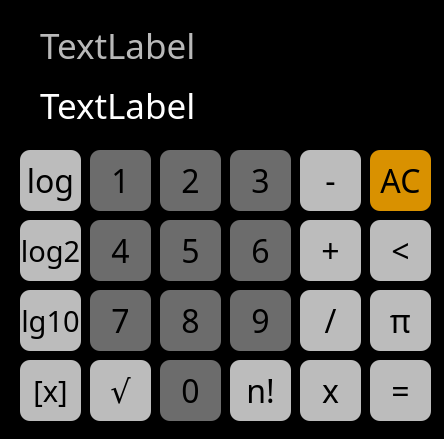
<?xml version="1.0" encoding="UTF-8"?>
<ui version="4.0">
 <class>Calculator</class>
 <widget class="QMainWindow" name="Calculator">
  <property name="geometry">
   <rect>
    <x>0</x>
    <y>0</y>
    <width>444</width>
    <height>439</height>
   </rect>
  </property>
  <property name="windowTitle">
   <string>Home calculator</string>
  </property>
  <property name="styleSheet">
   <string notr="true">background-color: rgb(0, 0, 0);</string>
  </property>
  <widget class="QWidget" name="centralwidget">
   <widget class="QPushButton" name="log2">
    <property name="geometry">
     <rect>
      <x>20</x>
      <y>220</y>
      <width>61</width>
      <height>61</height>
     </rect>
    </property>
    <property name="font">
     <font>
      <family>Sitka Small</family>
      <pointsize>22</pointsize>
      <weight>50</weight>
      <bold>false</bold>
     </font>
    </property>
    <property name="styleSheet">
     <string notr="true">border-radius:10px;
background-color: rgb(188, 188, 188);</string>
    </property>
    <property name="text">
     <string>log2</string>
    </property>
   </widget>
   <widget class="QPushButton" name="one">
    <property name="geometry">
     <rect>
      <x>90</x>
      <y>150</y>
      <width>61</width>
      <height>61</height>
     </rect>
    </property>
    <property name="font">
     <font>
      <family>Sitka Small</family>
      <pointsize>24</pointsize>
      <weight>50</weight>
      <bold>false</bold>
     </font>
    </property>
    <property name="styleSheet">
     <string notr="true">border-radius:10px;
background-color: rgb(108, 108, 108);</string>
    </property>
    <property name="text">
     <string>1</string>
    </property>
   </widget>
   <widget class="QPushButton" name="plus">
    <property name="geometry">
     <rect>
      <x>300</x>
      <y>220</y>
      <width>61</width>
      <height>61</height>
     </rect>
    </property>
    <property name="font">
     <font>
      <family>Sitka Small</family>
      <pointsize>24</pointsize>
      <weight>50</weight>
      <bold>false</bold>
     </font>
    </property>
    <property name="styleSheet">
     <string notr="true">border-radius:10px;
background-color: rgb(188, 188, 188);</string>
    </property>
    <property name="text">
     <string>+</string>
    </property>
   </widget>
   <widget class="QPushButton" name="divide">
    <property name="geometry">
     <rect>
      <x>300</x>
      <y>290</y>
      <width>61</width>
      <height>61</height>
     </rect>
    </property>
    <property name="font">
     <font>
      <family>Sitka Small</family>
      <pointsize>24</pointsize>
      <weight>50</weight>
      <bold>false</bold>
     </font>
    </property>
    <property name="styleSheet">
     <string notr="true">border-radius:10px;
background-color: rgb(188, 188, 188);</string>
    </property>
    <property name="text">
     <string>/</string>
    </property>
   </widget>
   <widget class="QPushButton" name="multiply">
    <property name="geometry">
     <rect>
      <x>300</x>
      <y>360</y>
      <width>61</width>
      <height>61</height>
     </rect>
    </property>
    <property name="font">
     <font>
      <family>Sitka Small</family>
      <pointsize>24</pointsize>
      <weight>50</weight>
      <bold>false</bold>
     </font>
    </property>
    <property name="styleSheet">
     <string notr="true">border-radius:10px;
background-color: rgb(188, 188, 188);</string>
    </property>
    <property name="text">
     <string>x</string>
    </property>
   </widget>
   <widget class="QPushButton" name="factorial">
    <property name="geometry">
     <rect>
      <x>230</x>
      <y>360</y>
      <width>61</width>
      <height>61</height>
     </rect>
    </property>
    <property name="font">
     <font>
      <family>Sitka Small</family>
      <pointsize>24</pointsize>
      <weight>50</weight>
      <bold>false</bold>
     </font>
    </property>
    <property name="styleSheet">
     <string notr="true">border-radius:10px;
background-color: rgb(188, 188, 188);</string>
    </property>
    <property name="text">
     <string>n!</string>
    </property>
   </widget>
   <widget class="QPushButton" name="root">
    <property name="geometry">
     <rect>
      <x>90</x>
      <y>360</y>
      <width>61</width>
      <height>61</height>
     </rect>
    </property>
    <property name="font">
     <font>
      <family>Sitka Small</family>
      <pointsize>24</pointsize>
      <weight>50</weight>
      <bold>false</bold>
     </font>
    </property>
    <property name="styleSheet">
     <string notr="true">border-radius:10px;
background-color: rgb(188, 188, 188);</string>
    </property>
    <property name="text">
     <string>√</string>
    </property>
   </widget>
   <widget class="QPushButton" name="lg10">
    <property name="geometry">
     <rect>
      <x>20</x>
      <y>290</y>
      <width>61</width>
      <height>61</height>
     </rect>
    </property>
    <property name="font">
     <font>
      <family>Sitka Small</family>
      <pointsize>22</pointsize>
      <weight>50</weight>
      <bold>false</bold>
     </font>
    </property>
    <property name="styleSheet">
     <string notr="true">border-radius:10px;
background-color: rgb(188, 188, 188);</string>
    </property>
    <property name="text">
     <string>lg10</string>
    </property>
   </widget>
   <widget class="QPushButton" name="fabs">
    <property name="geometry">
     <rect>
      <x>20</x>
      <y>360</y>
      <width>61</width>
      <height>61</height>
     </rect>
    </property>
    <property name="font">
     <font>
      <family>Sitka Small</family>
      <pointsize>22</pointsize>
      <weight>50</weight>
      <bold>false</bold>
     </font>
    </property>
    <property name="styleSheet">
     <string notr="true">border-radius:10px;
background-color: rgb(188, 188, 188);</string>
    </property>
    <property name="text">
     <string>[x]</string>
    </property>
   </widget>
   <widget class="QPushButton" name="minus">
    <property name="geometry">
     <rect>
      <x>300</x>
      <y>150</y>
      <width>61</width>
      <height>61</height>
     </rect>
    </property>
    <property name="font">
     <font>
      <family>Sitka Small</family>
      <pointsize>24</pointsize>
      <weight>50</weight>
      <bold>false</bold>
     </font>
    </property>
    <property name="styleSheet">
     <string notr="true">border-radius:10px;
background-color: rgb(188, 188, 188);</string>
    </property>
    <property name="text">
     <string>-</string>
    </property>
   </widget>
   <widget class="QPushButton" name="log">
    <property name="geometry">
     <rect>
      <x>20</x>
      <y>150</y>
      <width>61</width>
      <height>61</height>
     </rect>
    </property>
    <property name="font">
     <font>
      <family>Sitka Small</family>
      <pointsize>24</pointsize>
      <weight>50</weight>
      <bold>false</bold>
     </font>
    </property>
    <property name="styleSheet">
     <string notr="true">border-radius:10px;
background-color: rgb(188, 188, 188);</string>
    </property>
    <property name="text">
     <string>log</string>
    </property>
   </widget>
   <widget class="QPushButton" name="two">
    <property name="geometry">
     <rect>
      <x>160</x>
      <y>150</y>
      <width>61</width>
      <height>61</height>
     </rect>
    </property>
    <property name="font">
     <font>
      <family>Sitka Small</family>
      <pointsize>24</pointsize>
      <weight>50</weight>
      <bold>false</bold>
     </font>
    </property>
    <property name="styleSheet">
     <string notr="true">border-radius:10px;
background-color: rgb(108, 108, 108);</string>
    </property>
    <property name="text">
     <string>2</string>
    </property>
   </widget>
   <widget class="QPushButton" name="three">
    <property name="geometry">
     <rect>
      <x>230</x>
      <y>150</y>
      <width>61</width>
      <height>61</height>
     </rect>
    </property>
    <property name="font">
     <font>
      <family>Sitka Small</family>
      <pointsize>24</pointsize>
      <weight>50</weight>
      <bold>false</bold>
     </font>
    </property>
    <property name="styleSheet">
     <string notr="true">border-radius:10px;
background-color: rgb(108, 108, 108);</string>
    </property>
    <property name="text">
     <string>3</string>
    </property>
   </widget>
   <widget class="QPushButton" name="six">
    <property name="geometry">
     <rect>
      <x>230</x>
      <y>220</y>
      <width>61</width>
      <height>61</height>
     </rect>
    </property>
    <property name="font">
     <font>
      <family>Sitka Small</family>
      <pointsize>24</pointsize>
      <weight>50</weight>
      <bold>false</bold>
     </font>
    </property>
    <property name="styleSheet">
     <string notr="true">border-radius:10px;
background-color: rgb(108, 108, 108);</string>
    </property>
    <property name="text">
     <string>6</string>
    </property>
   </widget>
   <widget class="QPushButton" name="seven">
    <property name="geometry">
     <rect>
      <x>90</x>
      <y>290</y>
      <width>61</width>
      <height>61</height>
     </rect>
    </property>
    <property name="font">
     <font>
      <family>Sitka Small</family>
      <pointsize>24</pointsize>
      <weight>50</weight>
      <bold>false</bold>
     </font>
    </property>
    <property name="styleSheet">
     <string notr="true">border-radius:10px;
background-color: rgb(108, 108, 108);</string>
    </property>
    <property name="text">
     <string>7</string>
    </property>
   </widget>
   <widget class="QPushButton" name="zero">
    <property name="geometry">
     <rect>
      <x>160</x>
      <y>360</y>
      <width>61</width>
      <height>61</height>
     </rect>
    </property>
    <property name="font">
     <font>
      <family>Sitka Small</family>
      <pointsize>24</pointsize>
      <weight>50</weight>
      <bold>false</bold>
     </font>
    </property>
    <property name="styleSheet">
     <string notr="true">border-radius:10px;
background-color: rgb(108, 108, 108);</string>
    </property>
    <property name="text">
     <string>0</string>
    </property>
   </widget>
   <widget class="QPushButton" name="eight">
    <property name="geometry">
     <rect>
      <x>160</x>
      <y>290</y>
      <width>61</width>
      <height>61</height>
     </rect>
    </property>
    <property name="font">
     <font>
      <family>Sitka Small</family>
      <pointsize>24</pointsize>
      <weight>50</weight>
      <bold>false</bold>
     </font>
    </property>
    <property name="styleSheet">
     <string notr="true">border-radius:10px;
background-color: rgb(108, 108, 108);</string>
    </property>
    <property name="text">
     <string>8</string>
    </property>
   </widget>
   <widget class="QPushButton" name="nine">
    <property name="geometry">
     <rect>
      <x>230</x>
      <y>290</y>
      <width>61</width>
      <height>61</height>
     </rect>
    </property>
    <property name="font">
     <font>
      <family>Sitka Small</family>
      <pointsize>24</pointsize>
      <weight>50</weight>
      <bold>false</bold>
     </font>
    </property>
    <property name="styleSheet">
     <string notr="true">border-radius:10px;
background-color: rgb(108, 108, 108);</string>
    </property>
    <property name="text">
     <string>9</string>
    </property>
   </widget>
   <widget class="QPushButton" name="four">
    <property name="geometry">
     <rect>
      <x>90</x>
      <y>220</y>
      <width>61</width>
      <height>61</height>
     </rect>
    </property>
    <property name="font">
     <font>
      <family>Sitka Small</family>
      <pointsize>24</pointsize>
      <weight>50</weight>
      <bold>false</bold>
     </font>
    </property>
    <property name="styleSheet">
     <string notr="true">border-radius:10px;
background-color: rgb(108, 108, 108);</string>
    </property>
    <property name="text">
     <string>4</string>
    </property>
   </widget>
   <widget class="QPushButton" name="five">
    <property name="geometry">
     <rect>
      <x>160</x>
      <y>220</y>
      <width>61</width>
      <height>61</height>
     </rect>
    </property>
    <property name="font">
     <font>
      <family>Sitka Small</family>
      <pointsize>24</pointsize>
      <weight>50</weight>
      <bold>false</bold>
     </font>
    </property>
    <property name="styleSheet">
     <string notr="true">border-radius:10px;
background-color: rgb(108, 108, 108);</string>
    </property>
    <property name="text">
     <string>5</string>
    </property>
   </widget>
   <widget class="QLabel" name="otvet">
    <property name="geometry">
     <rect>
      <x>40</x>
      <y>80</y>
      <width>371</width>
      <height>51</height>
     </rect>
    </property>
    <property name="font">
     <font>
      <family>Sitka Small</family>
      <pointsize>26</pointsize>
     </font>
    </property>
    <property name="styleSheet">
     <string notr="true">color: rgb(255, 255, 255);</string>
    </property>
    <property name="text">
     <string>TextLabel</string>
    </property>
   </widget>
   <widget class="QLabel" name="prd_otvet">
    <property name="geometry">
     <rect>
      <x>40</x>
      <y>20</y>
      <width>371</width>
      <height>51</height>
     </rect>
    </property>
    <property name="font">
     <font>
      <family>Sitka Small</family>
      <pointsize>26</pointsize>
     </font>
    </property>
    <property name="styleSheet">
     <string notr="true">color: rgb(185, 185, 185);</string>
    </property>
    <property name="text">
     <string>TextLabel</string>
    </property>
   </widget>
   <widget class="QPushButton" name="clear">
    <property name="geometry">
     <rect>
      <x>370</x>
      <y>150</y>
      <width>61</width>
      <height>61</height>
     </rect>
    </property>
    <property name="font">
     <font>
      <family>Sitka Small</family>
      <pointsize>24</pointsize>
      <weight>50</weight>
      <bold>false</bold>
     </font>
    </property>
    <property name="styleSheet">
     <string notr="true">border-radius:10px;
background-color: rgb(217, 145, 0);</string>
    </property>
    <property name="text">
     <string>AC</string>
    </property>
   </widget>
   <widget class="QPushButton" name="knop_men">
    <property name="geometry">
     <rect>
      <x>370</x>
      <y>220</y>
      <width>61</width>
      <height>61</height>
     </rect>
    </property>
    <property name="font">
     <font>
      <family>Sitka Small</family>
      <pointsize>24</pointsize>
      <weight>50</weight>
      <bold>false</bold>
     </font>
    </property>
    <property name="styleSheet">
     <string notr="true">border-radius:10px;
background-color: rgb(188, 188, 188);</string>
    </property>
    <property name="text">
     <string>&lt;</string>
    </property>
   </widget>
   <widget class="QPushButton" name="PI">
    <property name="geometry">
     <rect>
      <x>370</x>
      <y>290</y>
      <width>61</width>
      <height>61</height>
     </rect>
    </property>
    <property name="font">
     <font>
      <family>Sitka Small</family>
      <pointsize>24</pointsize>
      <weight>50</weight>
      <bold>false</bold>
     </font>
    </property>
    <property name="styleSheet">
     <string notr="true">border-radius:10px;
background-color: rgb(188, 188, 188);</string>
    </property>
    <property name="text">
     <string>π</string>
    </property>
   </widget>
   <widget class="QPushButton" name="ravno">
    <property name="geometry">
     <rect>
      <x>370</x>
      <y>360</y>
      <width>61</width>
      <height>61</height>
     </rect>
    </property>
    <property name="font">
     <font>
      <family>Sitka Small</family>
      <pointsize>24</pointsize>
      <weight>50</weight>
      <bold>false</bold>
     </font>
    </property>
    <property name="styleSheet">
     <string notr="true">border-radius:10px;
background-color: rgb(188, 188, 188);</string>
    </property>
    <property name="text">
     <string>=</string>
    </property>
   </widget>
  </widget>
 </widget>
 <resources/>
 <connections/>
</ui>
